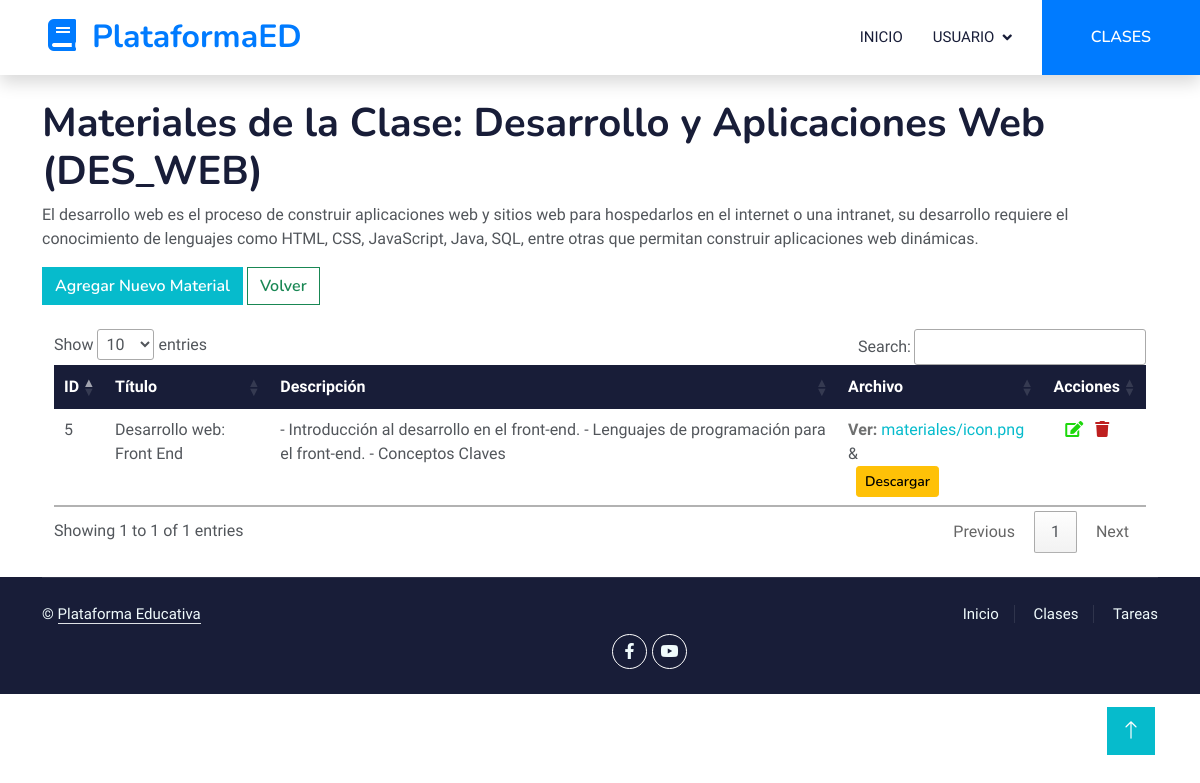
Page /clases/14/materiales/ (signed in) on the committed database.
### Aplicaciones/Clase/models.py (models this page shows, shortened)
class Clase(models.Model):
    id = models.AutoField(primary_key=True)
    titulo = models.CharField(max_length=255)
    descripcion = models.TextField()
    maestro = models.ForeignKey(CustomUser, on_delete=models.CASCADE, limit_choices_to={'es_maestro': True}, related_name="clases")
    video_url = models.URLField(blank=True, null=True)
    fecha_publicacion = models.DateTimeField(auto_now_add=True)

class Material(models.Model):
    id = models.AutoField(primary_key=True)
    clase = models.ForeignKey(Clase, on_delete=models.CASCADE, related_name="materiales")
    titulo = models.CharField(max_length=255)
    descripcion = models.TextField(blank=True, null=True)
    archivo = models.FileField(upload_to="materiales/")

### Aplicaciones/Clase/views.py (the view)
# urls.py: path('clases/<int:clase_id>/materiales/', views.verMaterial, name='verMaterial'),
@login_required
def verMaterial(request, clase_id):
    clase = get_object_or_404(Clase, id=clase_id)
    materiales = clase.materiales.all()
    return render(request, 'verMaterial.html', {'clase': clase, 'materiales': materiales})

### Aplicaciones/Clase/templates/verMaterial.html (shortened to what this page needs)
{% extends "./plantilla.html" %}
{% block body %}
<div class="container mt-4">
    <h1>Materiales de la Clase: {{ clase.titulo }}</h1>
    <p>{{ clase.descripcion }}</p>
    <div class="mb-4">
        {% if user.es_maestro %}
        <a href="{% url 'nuevoMaterial' clase.id %}" class="btn btn-primary">Agregar Nuevo Material</a>
        {% endif %}
        <a href="{% url 'listadoClase' %}" class="btn btn-outline-success">Volver</a>
    </div>
    <div class="container-fluid table-responsive">
        <table id="tblMaterial" class="table table-hover">
            <thead>
                <tr class="table-dark">
                    <th>ID</th>
                    <th>Título</th>
                    <th>Descripción</th>
                    <th>Archivo</th>
                    <th>Acciones</th>
                </tr>
            </thead>
            <tbody>
                {% for material in clase.materiales.all %}
                <tr>
                    <td>{{material.id}}</td>
                    <td>{{ material.titulo }}</td>
                    <td>{{ material.descripcion }}</td>
                    <td>
                        {% if material.archivo %}
                            <b style="color:rgb(111, 112, 112)">Ver:</b>&nbsp;<a href="{{ material.archivo.url }}" target="_blank">{{ material.archivo.name }}</a>
                        {% endif %}&
                        <br>
                        &nbsp;&nbsp;<a href="{{ material.archivo.url }}" download class="btn btn-warning btn-sm">Descargar</a>
                    </td>
                    {% if user.es_maestro %}
                    <td>
                        &nbsp;&nbsp;&nbsp;<a href="{% url 'editarMaterial' material.id %}" style="color:rgb(29, 216, 12)"><i class="fas fa-edit"></i></a>
                        &nbsp;&nbsp;<a href="{% url 'eliminarMaterial' material.id %}" style="color:rgb(190, 31, 31)"><i class="fas fa-trash"></i></a>
                    </td>
                    {% endif %}
                </tr>
                {% endfor %}
            </tbody>
        </table>
        <br>
    </div>
</div>
{% endblock %}

### plataforma/static/plantilla/elearning/css/style.css (style rules this page uses)
:root { --primary: #007bff; --light: #F0FBFC; --dark: #181d38; }
.btn { font-family: 'Nunito', sans-serif; font-weight: 600; transition: .5s; }
.btn.btn-primary, .btn.btn-secondary { color: #FFFFFF; }

### rows in the picture
Clase: titulo "Desarrollo y Aplicaciones Web (DES_WEB)", descripcion "El desarrollo web es el proceso de construir aplicaciones web y sitios web para hospedarlos en el internet o una intranet, su desarrollo requiere el conocimiento de lenguajes como HTML, CSS, JavaScript, Java, SQL, entre otras que permitan construir aplicaciones web dinámicas."
Material: id "5", titulo "Desarrollo web: Front End", descripcion "- Introducción al desarrollo en el front-end. - Lenguajes de programación para el front-end. - Conceptos Claves", archivo.name "materiales/icon.png"
